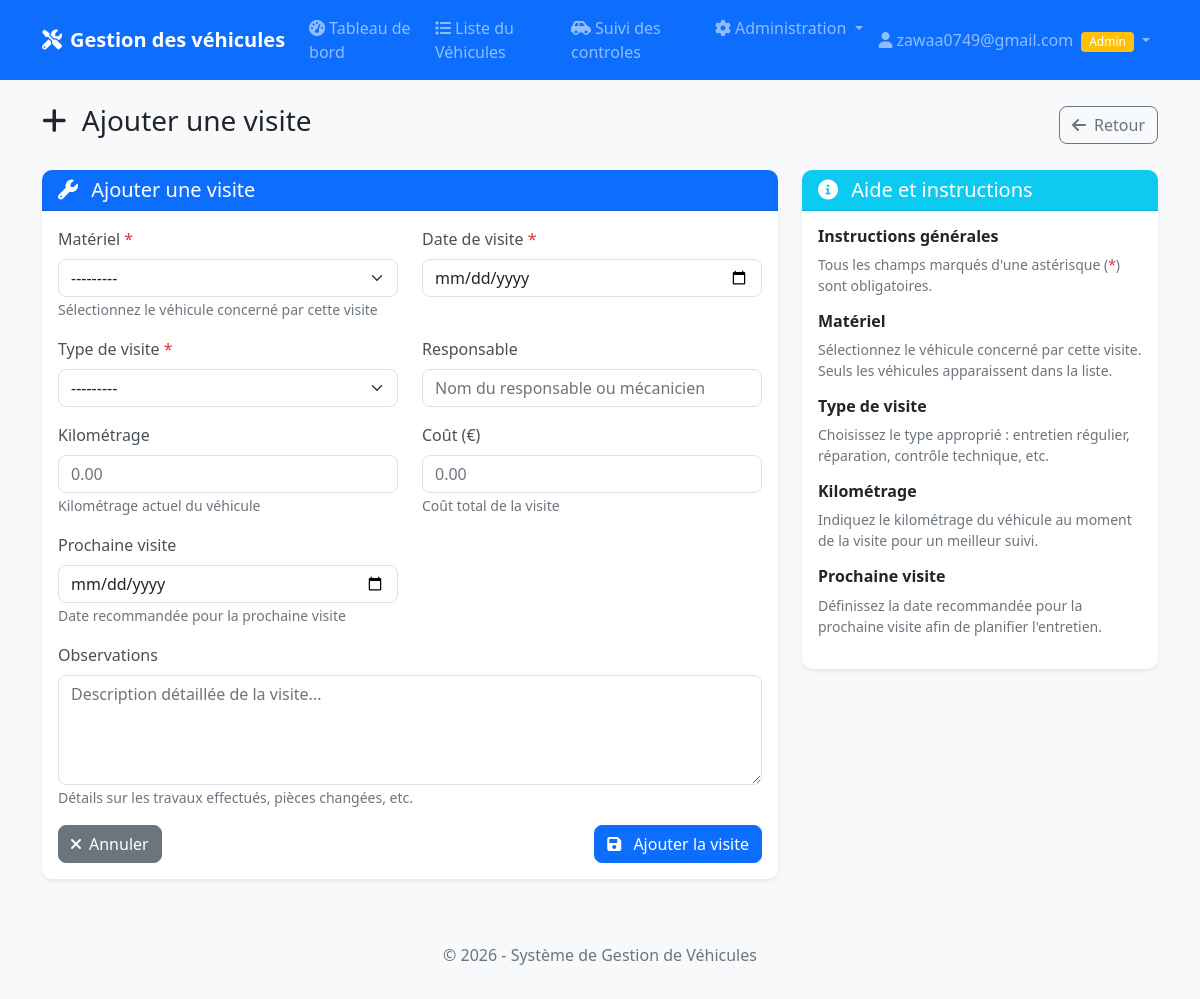
Before: /visite/ajouter/?materiel=20 (signed in) with the older database file.
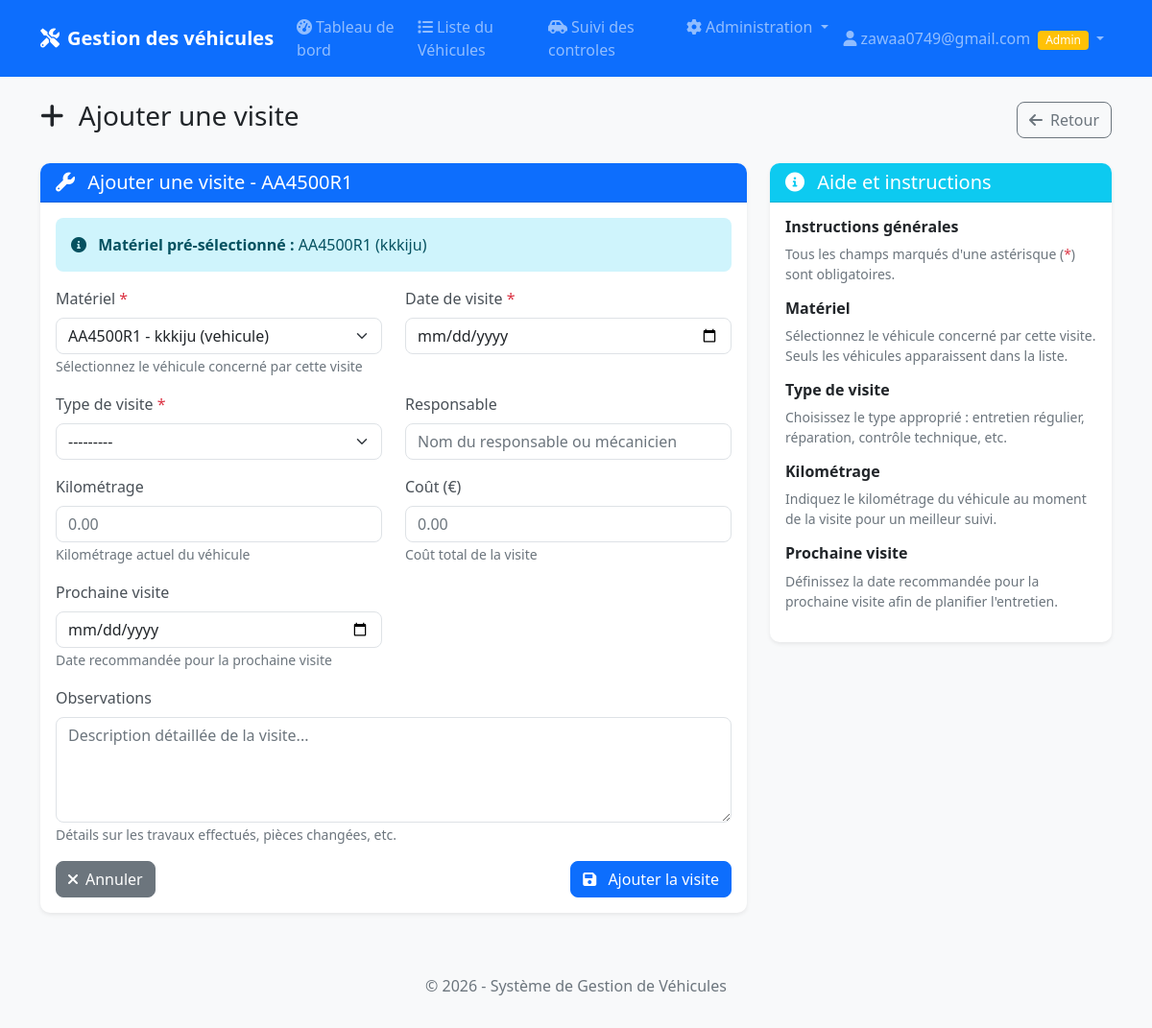
After: the same page with the newer database file.
### materiel/models.py (models this page shows, shortened)
class Materiel(models.Model):
    ETAT_CHOICES = [
        ('neuf', 'Neuf'),
        ('bon', 'Bon état'),
        ('usage', 'Usé'),
        ('panne', 'En panne'),
        ('reforme', 'Réformé'),
    ]
    TYPE_MATERIEL_CHOICES = [
        ('informatique', 'Informatique'),
        ('mobilier', 'Mobilier'),
        ('vehicule', 'Véhicule'),
        ('outillage', 'Outillage'),
        ('telephonie', 'Téléphonie'),
        ('autre', 'Autre'),
    ]
    TYPE_AFFECTATION_CHOICES = [
        ('permanent', 'Permanent'),
        ('temporaire', 'Temporaire'),
        ('pret', 'Prêt'),
        ('stock', 'Stock'),
    ]
    OBSERVATION_CHOICES = [
        ('marche', 'Marche'),
        ('arret', 'Arrêt'),
        ('en_cours', 'En cours'),
    ]
    DEFAUT_PANNE_CHOICES = [
        ('defaut', 'Défaut'),
        ('panne', 'Panne'),
    ]
    TYPE_VEHICULE_CHOICES = [
        ('voiture', 'Voiture'),
        ('camion', 'Camion'),
        ('moto', 'Moto'),
        ('utilitaire', 'Utilitaire'),
        ('engin', 'Engin de chantier'),
        ('autre', 'Autre'),
    ]
    TYPE_CARBURANT_CHOICES = [
        ('diesel', 'Diesel'),
        ('essence', 'Essence'),
        ('hybride', 'Hybride'),
        ('electrique', 'Électrique'),
    ]
    STATUT_VEHICULE_CHOICES = [
        ('en_stock', 'En stock'),
        ('en_panne', 'En panne'),
        ('reforme', 'Réformé'),
    ]
    date_entree = models.DateField("Date d'entrée", null=True, blank=True)
    matricule = models.CharField("Matricule", max_length=50, unique=True)
    marque = models.CharField("Marque", max_length=100)
    type_materiel = models.CharField("Type de matériel", max_length=50, choices=TYPE_MATERIEL_CHOICES, null=True, blank=True)
    type_affectation = models.CharField("Type d'affectation", max_length=50, choices=TYPE_AFFECTATION_CHOICES, null=True, blank=True)
    emplacement = models.CharField("Emplacement", max_length=100, null=True, blank=True)
    etat = models.CharField("État", max_length=20, choices=ETAT_CHOICES, null=True, blank=True)
    stock = models.IntegerField("Quantité en stock", default=1, null=True, blank=True)
    fournisseur = models.CharField("Fournisseur", max_length=100, null=True, blank=True)
    date_sortie = models.DateField("Date de sortie", null=True, blank=True)
    observation = models.CharField("Observation", max_length=20, choices=OBSERVATION_CHOICES, default='marche', null=True, blank=True)
    service_affecte = models.CharField("Service affecté", max_length=100, null=True, blank=True)
    utilisateur_affecte = models.CharField("Utilisateur affecté", max_length=100, null=True, blank=True)
    kilometrage = models.DecimalField("Kilométrage", max_digits=10, decimal_places=2, null=True, blank=True, help_text="Indiquez le kilométrage actuel")
    defaut_panne = models.CharField("Défaut/Panne", max_length=10, choices=DEFAUT_PANNE_CHOICES, blank=True, help_text="Type de problème constaté")
    reparation = models.TextField("Réparation", blank=True, help_text="Description des réparations effectuées")
    reference_piece = models.CharField("Référence pièce", max_length=100, blank=True, help_text="Référence des pièces de rechange")
    type_vehicule = models.CharField("Type véhicule", max_length=20, choices=TYPE_VEHICULE_CHOICES, blank=True, help_text="Type de véhicule si applicable")
    numero_vehicule = models.CharField("Numéro de châssis des véhicules", max_length=50, blank=True, help_text="Numéro de châssis du véhicule")
    date_prochaine_visite = models.DateField("Date de prochaine visite de contrôle technique des véhicules", null=True, blank=True, help_text="Date de la prochaine visite de contrôle technique")
    date_mise_circulation = models.DateField("Date de mise en circulation du véhicule", null=True, blank=True, help_text="Date de première mise en circulation du véhicule")
    type_carburant = models.CharField("Type de carburant", max_length=20, choices=TYPE_CARBURANT_CHOICES, null=True, blank=True, help_text="Type de carburant du véhicule")
    statut_vehicule = models.CharField("Statut du véhicule", max_length=20, choices=STATUT_VEHICULE_CHOICES, null=True, blank=True, help_text="Statut actuel du véhicule")
    divers = models.TextField("Divers", null=True, blank=True, help_text="Remarques ou informations libres")
    prix = models.DecimalField("Prix", max_digits=10, decimal_places=2, null=True, blank=True, help_text="Prix d'achat ou de réparation")
    created_at = models.DateTimeField("Date de création", auto_now_add=True)
    updated_at = models.DateTimeField("Date de mise à jour", auto_now=True)
    class Meta:
        verbose_name = "Matériel"
        verbose_name_plural = "Matériels"
        ordering = ['-created_at']
    def __str__(self):
        return f"{self.matricule} - {self.marque} ({self.type_materiel})"

### materiel/views.py (the view, shortened to what this page needs)
# urls.py: path('visite/ajouter/', views.VisiteCreateView.as_view(), name='visite_create'),
class VisiteCreateView(LoginRequiredMixin, StaffRequiredMixin, CreateView):
    model = Visite
    form_class = VisiteForm
    template_name = 'materiel/visite_form.html'
    success_url = reverse_lazy('suivi_visites')
    def get_context_data(self, **kwargs):
        context = super().get_context_data(**kwargs)
        context['title'] = 'Ajouter une visite'
        materiel_id = self.request.GET.get('materiel')
        if materiel_id:
            try:
                materiel = Materiel.objects.get(id=materiel_id)
                context['materiel_preselectionne'] = materiel
                if 'form' not in context:
                    context['form'] = self.get_form()
                context['form'].initial['materiel'] = materiel
            except Materiel.DoesNotExist:
                pass
        context['is_staff'] = self.request.user.is_staff
        return context

### materiel/views.py (called while the page is built)
    def test_func(self):
        return self.request.user.is_staff

### templates/materiel/visite_form.html (shortened to what the changed rows need)
{% extends 'base.html' %}
{% block content %}
<div class="d-flex justify-content-between align-items-center mb-4">
    <h1 class="h3">
        <i class="fas fa-{% if object %}edit{% else %}plus{% endif %} me-2"></i>
        {% if object %}Modifier{% else %}Ajouter{% endif %} une visite
    </h1>
</div>
<div class="row">
    <div class="col-md-8">
        <div class="card">
            <div class="card-header bg-primary text-white">
                <h5 class="mb-0">
                    <i class="fas fa-wrench me-2"></i>
                    {% if object %}Modifier{% else %}Ajouter{% endif %} une visite
                    {% if materiel_preselectionne %} - {{ materiel_preselectionne.matricule }}{% endif %}
                </h5>
            </div>
            <div class="card-body">
                {% if materiel_preselectionne %}
                <div class="alert alert-info">
                    <i class="fas fa-info-circle me-2"></i>
                    <strong>Matériel pré-sélectionné :</strong> {{ materiel_preselectionne.matricule }} ({{ materiel_preselectionne.marque }})
                </div>
                {% endif %}
                <form method="post" novalidate>
                    <div class="row">
                        <div class="col-md-6 mb-3">
                            <label for="{{ form.materiel.id_for_label }}" class="form-label">
                                Matériel <span class="text-danger">*</span>
                            </label>
                            {{ form.materiel }}
                            <small class="text-muted">Sélectionnez le véhicule concerné par cette visite</small>
                        </div>
                    </div>
                    <div class="d-flex justify-content-between">
                    </div>
                </form>
            </div>
        </div>
    </div>
</div>
{% endblock %}

Changed rows visible on the page:
added Materiel: matricule "AA4500R1", marque "kkkiju"
Other visible differences:
form field materiel: "---------" → "AA4500R1 - kkkiju (vehicule)"
text now shown: "- Matériel pré-sélectionné : ( )"
